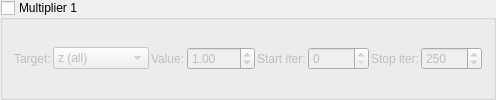
    <widget class="MyGroupBox" name="groupCheck_transf_multiplier_enabled_1_false">
     <property name="title"><string>Multiplier 1</string></property>
     <property name="checkable"><bool>true</bool></property>
     <property name="checked"><bool>false</bool></property>
     <layout class="QGridLayout" name="gridLayout_mult1">
      <property name="spacing"><number>2</number></property>
      <item row="0" column="0">
       <widget class="QLabel"><property name="text"><string>Target:</string></property></widget>
      </item>
      <item row="0" column="1">
       <widget class="MyComboBox" name="comboBox_transf_multiplier_mode_1">
        <item><property name="text"><string notr="true">z (all)</string></property></item>
        <item><property name="text"><string notr="true">z.x</string></property></item>
        <item><property name="text"><string notr="true">z.y</string></property></item>
        <item><property name="text"><string notr="true">z.z</string></property></item>
        <item><property name="text"><string notr="true">DE</string></property></item>
        <item><property name="text"><string notr="true">color</string></property></item>
        <item><property name="text"><string notr="true">z.w</string></property></item>
        <item><property name="text"><string notr="true">z.xy</string></property></item>
        <item><property name="text"><string notr="true">z.xz</string></property></item>
        <item><property name="text"><string notr="true">z.yz</string></property></item>
        <item><property name="text"><string notr="true">color accum</string></property></item>
       </widget>
      </item>
      <item row="0" column="2">
       <widget class="QLabel"><property name="text"><string>Value:</string></property></widget>
      </item>
      <item row="0" column="3">
       <widget class="MyDoubleSpinBox" name="spinbox_transf_multiplier_scale_1">
        <property name="minimum"><double>-100.0</double></property><property name="maximum"><double>100.0</double></property>
        <property name="singleStep"><double>0.01</double></property><property name="value"><double>1.0</double></property>
       </widget>
      </item>
      <item row="0" column="4">
       <widget class="QLabel"><property name="text"><string>Start iter:</string></property></widget>
      </item>
      <item row="0" column="5">
       <widget class="MySpinBox" name="spinboxInt_transf_multiplier_start_iter_1">
        <property name="minimum"><number>0</number></property><property name="maximum"><number>10000</number></property>
        <property name="value"><number>0</number></property>
       </widget>
      </item>
      <item row="0" column="6">
       <widget class="QLabel"><property name="text"><string>Stop iter:</string></property></widget>
      </item>
      <item row="0" column="7">
       <widget class="MySpinBox" name="spinboxInt_transf_multiplier_stop_iter_1">
        <property name="minimum"><number>0</number></property><property name="maximum"><number>10000</number></property>
        <property name="value"><number>250</number></property>
       </widget>
      </item>
     </layout>
    </widget>
